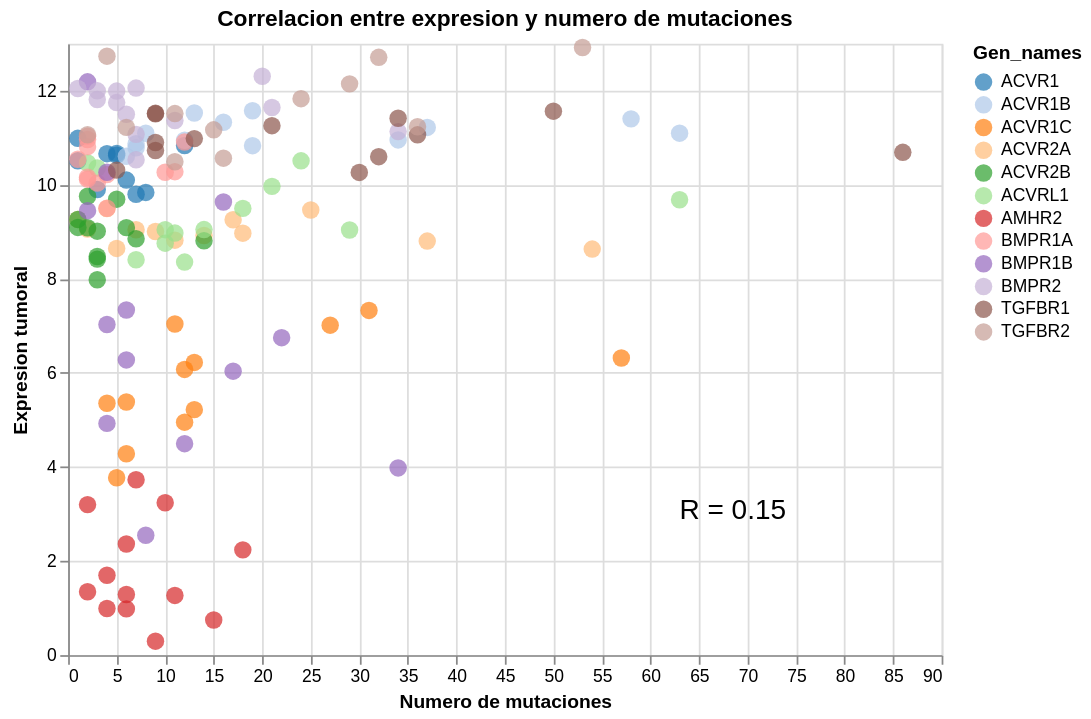

The notebook cell saved with this chart:
### Code cell
import altair as alt
import pandas as pd
from scipy.stats import pearsonr

# Supongamos que merge_corr es tu DataFrame con 'mutation_count' y 'mean'
# Calcular el coeficiente de correlación de Pearson
r, p_value = pearsonr(merge_corr['mutation_count'], merge_corr['mean'])

# Crea el gráfico en Altair
chart = alt.Chart(merge_corr).transform_calculate(
).mark_circle(size=100).encode(
    x=alt.X('mutation_count', title='Numero de mutaciones'),
    y=alt.Y('mean', title='Expresion tumoral'),
    color=alt.Color('Gen_names', scale=alt.Scale(scheme='category20')),
    tooltip=['Gene']
).properties(
            title='Correlacion entre expresion y numero de mutaciones',
            width=500,
            height=350
        )

# Agregar el texto del valor de R al gráfico
r_text = alt.Chart(pd.DataFrame({'text': [f'R = {r:.2f}']})).mark_text(
    align='left',
    baseline='bottom',
    dx=100,
    dy=100,
    fontSize=16,
    color='black'
).encode(
    text='text'
)

# Combina el gráfico y el texto
final_chart = chart + r_text

# Muestra el gráfico

print(p_value)
final_chart

### Figure 1 — Vega-Lite specification as saved in the notebook (floating-point values rounded to 4 significant figures; data arrays with more than 128 entries replaced by an {"elided": "..."} marker saying what was removed)
{"config": {"view": {"continuousWidth": 300, "continuousHeight": 300}}, "layer": [{"data": {"name": "data-4eb9fb2b6881655641d24a52831bfbc9"}, "mark": {"type": "circle", "size": 100}, "encoding": {"color": {"field": "Gen_names", "scale": {"scheme": "category20"}, "type": "nominal"}, "tooltip": [{"field": "Gene", "type": "nominal"}], "x": {"field": "mutation_count", "title": "Numero de mutaciones", "type": "quantitative"}, "y": {"field": "mean", "title": "Expresion tumoral", "type": "quantitative"}}, "title": "Correlacion entre expresion y numero de mutaciones"}, {"data": {"name": "data-f0b395e1a817527c2c1502d66896574c"}, "mark": {"type": "text", "align": "left", "baseline": "bottom", "color": "black", "dx": 100, "dy": 100, "fontSize": 16}, "encoding": {"text": {"field": "text", "type": "nominal"}}}], "height": 350, "width": 500, "$schema": "https://vega.github.io/schema/vega-lite/v5.16.3.json", "datasets": {"data-4eb9fb2b6881655641d24a52831bfbc9": {"elided": "149 records"}, "data-f0b395e1a817527c2c1502d66896574c": [{"text": "R = 0.15"}]}}
